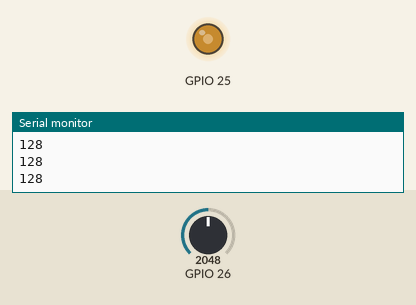
Recording of a sketch running on a simulated ESP32. Parts: output pins drawn as LEDs (lit = HIGH), the last lines printed to the serial monitor. Inputs (shaded band) come from the test bench; at power-on: GPIO 26 = 2048.

Above: at 1.2 s.
1.3 s: GPIO 26 set to 2866
At 1.8 s:
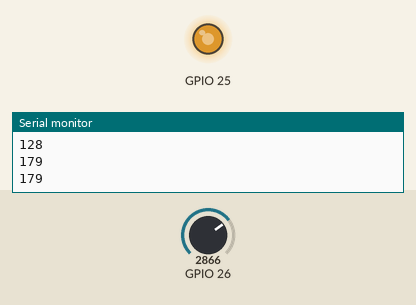
2.9 s: GPIO 26 set to 3603
At 4.2 s:
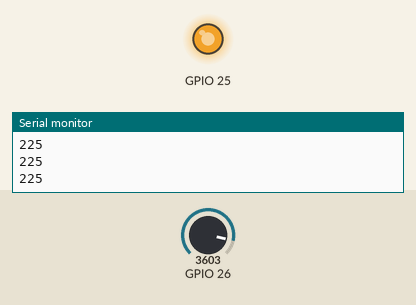
4.5 s: GPIO 26 set to 491
At 5.5 s:
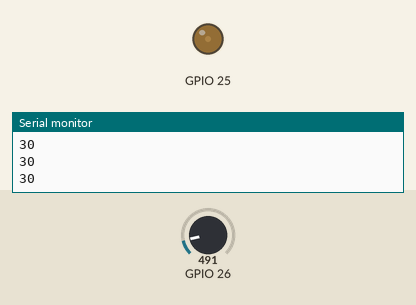
6.1 s: GPIO 26 set to 0
At 6.8 s:
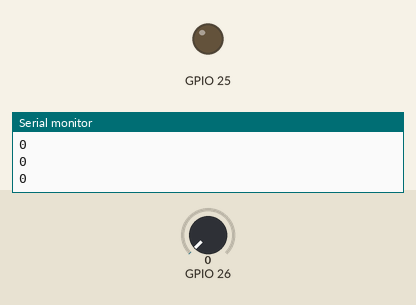
Timing chart, 0 to 8.7 s (numbered marks = the images above; inputs shaded):
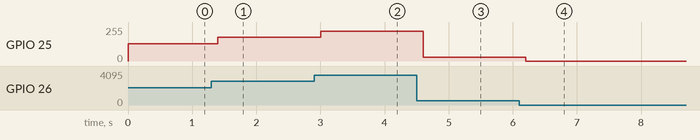

The sketch:

AnalogIO.ino
```cpp
int Led = 0;
int Potentiometer = 0;


void setup() {
  // put your setup code here, to run once:
  Serial.begin(115200);
  pinMode(26,INPUT);
  pinMode(25,OUTPUT);
}

void loop() {
  // put your main code here, to run repeatedly:
  Potentiometer = analogRead(26);
  Potentiometer = Potentiometer / 16;
  Potentiometer = round(Potentiometer);
  Serial.println(Potentiometer);
  analogWrite(25,Potentiometer);

  delay(200);
}
```

Measured:
- after the input at 1.3 s, GPIO 25: 128/255 → 179/255 after 0.10 s
- after the input at 2.9 s, GPIO 25: 179/255 → 225/255 after 0.10 s
- after the input at 4.5 s, GPIO 25: 225/255 → 30/255 after 0.10 s
- after the input at 6.1 s, GPIO 25: 30/255 → 0/255 after 0.11 s
